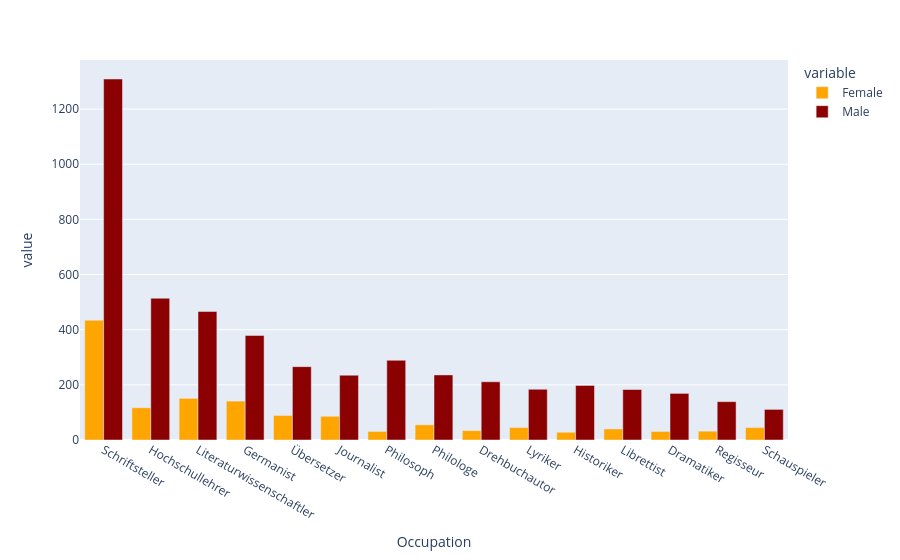

Source (notebook cell):
### Code cell
smalldf = berufsdf[berufsdf["Occupation"].isin(häufigste_berufe["Occupation"].to_list())]

fig = px.bar(smalldf, x="Occupation", y=["Female", "Male"], color_discrete_sequence=["orange", "darkred"],\
            barmode="group")
fig.update_layout(xaxis={'categoryorder':'total descending'})
fig.write_image("figures/person_statistics2.png", scale=2, height=400, width=900)
fig.show()

### Figure 1 — Plotly figure (JSON) as saved in the notebook; plotly's stock layout.template omitted (floating-point values rounded to 4 significant figures)
{"data": [{"alignmentgroup": "True", "hovertemplate": "variable=Female<br>Occupation=%{x}<br>value=%{y}<extra></extra>", "legendgroup": "Female", "marker": {"color": "orange", "pattern": {"shape": ""}}, "name": "Female", "offsetgroup": "Female", "orientation": "v", "showlegend": true, "textposition": "auto", "type": "bar", "x": ["Historiker", "Schriftsteller", "Regisseur", "Drehbuchautor", "Philosoph", "Librettist", "Schauspieler", "Dramatiker", "Literaturwissenschaftler", "Übersetzer", "Philologe", "Germanist", "Lyriker", "Journalist", "Hochschullehrer"], "xaxis": "x", "y": [28, 434, 32, 34, 31, 40, 45, 31, 151, 89, 55, 141, 45, 86, 117], "yaxis": "y"}, {"alignmentgroup": "True", "hovertemplate": "variable=Male<br>Occupation=%{x}<br>value=%{y}<extra></extra>", "legendgroup": "Male", "marker": {"color": "darkred", "pattern": {"shape": ""}}, "name": "Male", "offsetgroup": "Male", "orientation": "v", "showlegend": true, "textposition": "auto", "type": "bar", "x": ["Historiker", "Schriftsteller", "Regisseur", "Drehbuchautor", "Philosoph", "Librettist", "Schauspieler", "Dramatiker", "Literaturwissenschaftler", "Übersetzer", "Philologe", "Germanist", "Lyriker", "Journalist", "Hochschullehrer"], "xaxis": "x", "y": [198, 1309, 139, 211, 289, 183, 111, 169, 466, 266, 236, 379, 184, 235, 514], "yaxis": "y"}], "layout": {"autosize": true, "barmode": "group", "legend": {"title": {"text": "variable"}, "tracegroupgap": 0}, "margin": {"t": 60}, "xaxis": {"anchor": "y", "autorange": true, "categoryorder": "total descending", "domain": [0, 1], "range": [-0.5, 14.5], "title": {"text": "Occupation"}, "type": "category"}, "yaxis": {"anchor": "x", "autorange": true, "domain": [0, 1], "range": [0, 1378.0], "title": {"text": "value"}, "type": "linear"}}}
